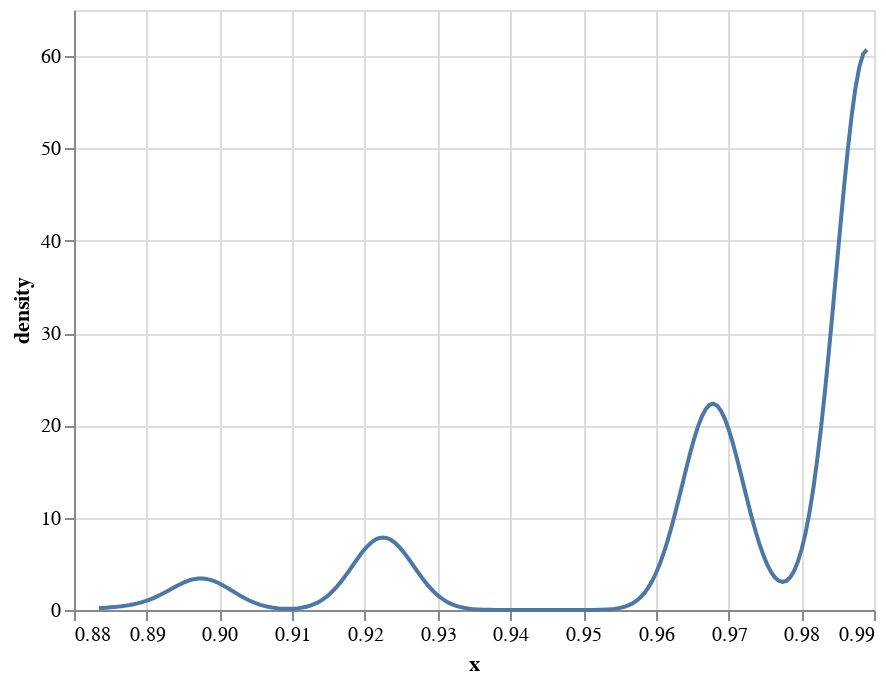

The cell this chart's notebook holds for it:
### Code cell
histogram_chart

### Figure 1 — Vega-Lite specification as saved in the notebook (floating-point values rounded to 4 significant figures; data arrays with more than 128 entries replaced by an {"elided": "..."} marker saying what was removed)
{"config": {"view": {"continuousWidth": 400, "continuousHeight": 300}}, "data": {"name": "data-500a3d5f3a4b2ebae954a0f4079207c9"}, "mark": {"type": "line", "filled": false}, "encoding": {"x": {"type": "quantitative", "field": "x"}, "y": {"type": "quantitative", "field": "density"}}, "transform": [{"density": "x", "as": ["x", "density"]}], "$schema": "https://vega.github.io/schema/vega-lite/v4.8.1.json", "datasets": {"data-500a3d5f3a4b2ebae954a0f4079207c9": {"elided": "1000 records"}}}
